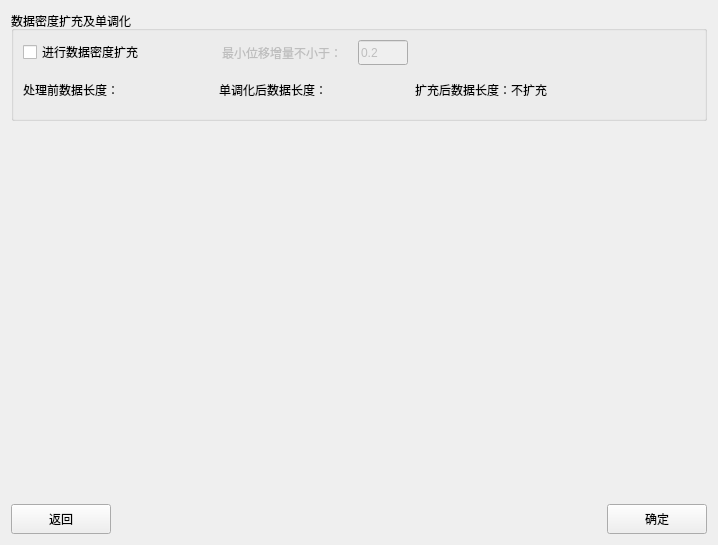
      <widget class="QWidget" name="tab4">
       <attribute name="title">
        <string>数据密度扩充&amp;&amp;单调化</string>
       </attribute>
       <layout class="QVBoxLayout" name="verticalLayout_13" stretch="0,1,0">
        <item>
         <widget class="QGroupBox" name="groupBox_6">
          <property name="minimumSize">
           <size>
            <width>0</width>
            <height>110</height>
           </size>
          </property>
          <property name="maximumSize">
           <size>
            <width>16777215</width>
            <height>200</height>
           </size>
          </property>
          <property name="title">
           <string>数据密度扩充及单调化</string>
          </property>
          <property name="flat">
           <bool>false</bool>
          </property>
          <property name="checkable">
           <bool>false</bool>
          </property>
          <layout class="QVBoxLayout" name="verticalLayout_11">
           <item>
            <layout class="QHBoxLayout" name="horizontalLayout_9" stretch="1,1,2,1,4">
             <item>
              <widget class="QCheckBox" name="checkBox">
               <property name="enabled">
                <bool>true</bool>
               </property>
               <property name="text">
                <string>进行数据密度扩充</string>
               </property>
              </widget>
             </item>
             <item>
              <spacer name="horizontalSpacer_10">
               <property name="orientation">
                <enum>Qt::Horizontal</enum>
               </property>
               <property name="sizeHint" stdset="0">
                <size>
                 <width>40</width>
                 <height>20</height>
                </size>
               </property>
              </spacer>
             </item>
             <item>
              <widget class="QLabel" name="label_26">
               <property name="enabled">
                <bool>false</bool>
               </property>
               <property name="maximumSize">
                <size>
                 <width>130</width>
                 <height>16777215</height>
                </size>
               </property>
               <property name="text">
                <string>最小位移增量不小于：</string>
               </property>
              </widget>
             </item>
             <item>
              <widget class="QLineEdit" name="lineEdit_12">
               <property name="enabled">
                <bool>false</bool>
               </property>
               <property name="minimumSize">
                <size>
                 <width>0</width>
                 <height>25</height>
                </size>
               </property>
               <property name="maximumSize">
                <size>
                 <width>50</width>
                 <height>16777215</height>
                </size>
               </property>
               <property name="text">
                <string>0.2</string>
               </property>
              </widget>
             </item>
             <item>
              <spacer name="horizontalSpacer_11">
               <property name="orientation">
                <enum>Qt::Horizontal</enum>
               </property>
               <property name="sizeHint" stdset="0">
                <size>
                 <width>40</width>
                 <height>20</height>
                </size>
               </property>
              </spacer>
             </item>
            </layout>
           </item>
           <item>
            <layout class="QHBoxLayout" name="horizontalLayout_11" stretch="3,1,3,1,3,10">
             <item>
              <widget class="QLabel" name="label_27">
               <property name="minimumSize">
                <size>
                 <width>180</width>
                 <height>0</height>
                </size>
               </property>
               <property name="text">
                <string>处理前数据长度：</string>
               </property>
              </widget>
             </item>
             <item>
              <spacer name="horizontalSpacer_9">
               <property name="orientation">
                <enum>Qt::Horizontal</enum>
               </property>
               <property name="sizeHint" stdset="0">
                <size>
                 <width>40</width>
                 <height>20</height>
                </size>
               </property>
              </spacer>
             </item>
             <item>
              <widget class="QLabel" name="label_29">
               <property name="minimumSize">
                <size>
                 <width>180</width>
                 <height>0</height>
                </size>
               </property>
               <property name="text">
                <string>单调化后数据长度：</string>
               </property>
              </widget>
             </item>
             <item>
              <spacer name="horizontalSpacer_8">
               <property name="orientation">
                <enum>Qt::Horizontal</enum>
               </property>
               <property name="sizeHint" stdset="0">
                <size>
                 <width>40</width>
                 <height>20</height>
                </size>
               </property>
              </spacer>
             </item>
             <item>
              <widget class="QLabel" name="label_28">
               <property name="minimumSize">
                <size>
                 <width>180</width>
                 <height>0</height>
                </size>
               </property>
               <property name="text">
                <string>扩充后数据长度：不扩充</string>
               </property>
              </widget>
             </item>
             <item>
              <spacer name="horizontalSpacer_13">
               <property name="orientation">
                <enum>Qt::Horizontal</enum>
               </property>
               <property name="sizeHint" stdset="0">
                <size>
                 <width>40</width>
                 <height>20</height>
                </size>
               </property>
              </spacer>
             </item>
            </layout>
           </item>
          </layout>
         </widget>
        </item>
        <item>
         <spacer name="verticalSpacer_4">
          <property name="orientation">
           <enum>Qt::Vertical</enum>
          </property>
          <property name="sizeHint" stdset="0">
           <size>
            <width>20</width>
            <height>377</height>
           </size>
          </property>
         </spacer>
        </item>
        <item>
         <layout class="QHBoxLayout" name="horizontalLayout_12">
          <item>
           <widget class="QPushButton" name="pushButton_11">
            <property name="minimumSize">
             <size>
              <width>100</width>
              <height>30</height>
             </size>
            </property>
            <property name="maximumSize">
             <size>
              <width>100</width>
              <height>30</height>
             </size>
            </property>
            <property name="text">
             <string>返回</string>
            </property>
           </widget>
          </item>
          <item>
           <spacer name="horizontalSpacer_14">
            <property name="orientation">
             <enum>Qt::Horizontal</enum>
            </property>
            <property name="sizeHint" stdset="0">
             <size>
              <width>40</width>
              <height>20</height>
             </size>
            </property>
           </spacer>
          </item>
          <item>
           <widget class="QPushButton" name="pushButton_12">
            <property name="minimumSize">
             <size>
              <width>100</width>
              <height>30</height>
             </size>
            </property>
            <property name="maximumSize">
             <size>
              <width>100</width>
              <height>30</height>
             </size>
            </property>
            <property name="text">
             <string>确定</string>
            </property>
           </widget>
          </item>
         </layout>
        </item>
       </layout>
      </widget>
